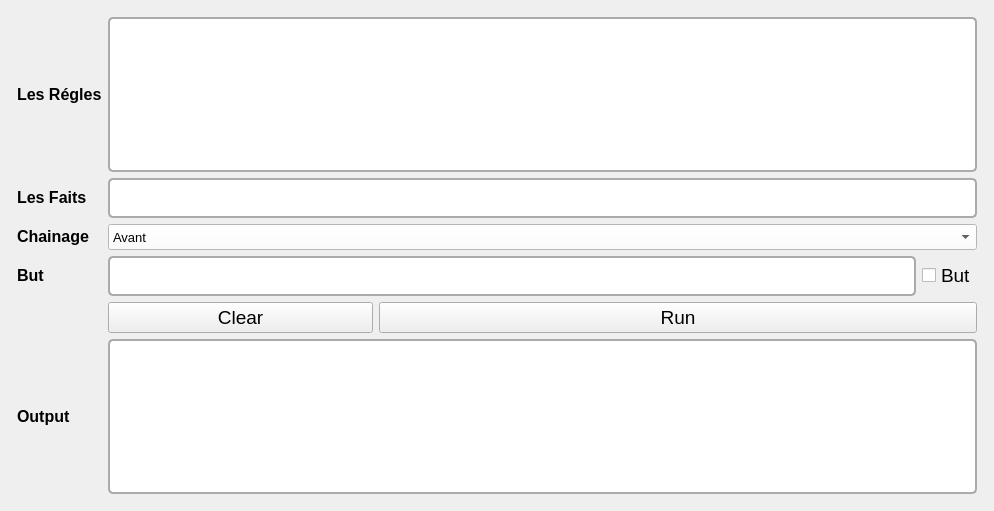
<?xml version="1.0" encoding="UTF-8"?>
<ui version="4.0">
 <class>MainWindow</class>
 <widget class="QMainWindow" name="MainWindow">
  <property name="geometry">
   <rect>
    <x>0</x>
    <y>0</y>
    <width>994</width>
    <height>511</height>
   </rect>
  </property>
  <property name="font">
   <font>
    <family>Tahoma</family>
    <pointsize>14</pointsize>
   </font>
  </property>
  <property name="windowTitle">
   <string>MainWindow</string>
  </property>
  <property name="toolTip">
   <string>&lt;html&gt;&lt;head/&gt;&lt;body&gt;&lt;p&gt;&lt;br/&gt;&lt;/p&gt;&lt;/body&gt;&lt;/html&gt;
            </string>
  </property>
  <property name="styleSheet">
   <string notr="true"/>
  </property>
  <widget class="QWidget" name="centralwidget">
   <layout class="QGridLayout" name="gridLayout">
    <item row="4" column="1">
     <widget class="QLabel" name="label">
      <property name="sizePolicy">
       <sizepolicy hsizetype="Fixed" vsizetype="Preferred">
        <horstretch>0</horstretch>
        <verstretch>0</verstretch>
       </sizepolicy>
      </property>
      <property name="font">
       <font>
        <family>Tahoma</family>
        <pointsize>12</pointsize>
       </font>
      </property>
      <property name="text">
       <string>&lt;html&gt;&lt;head/&gt;&lt;body&gt;&lt;p&gt;&lt;span style=&quot; font-weight:600;&quot;&gt;Les Faits&lt;/span&gt;&lt;/p&gt;&lt;/body&gt;&lt;/html&gt;</string>
      </property>
     </widget>
    </item>
    <item row="6" column="1">
     <widget class="QLabel" name="label_3">
      <property name="sizePolicy">
       <sizepolicy hsizetype="Fixed" vsizetype="Preferred">
        <horstretch>0</horstretch>
        <verstretch>0</verstretch>
       </sizepolicy>
      </property>
      <property name="font">
       <font>
        <family>Tahoma</family>
        <pointsize>12</pointsize>
       </font>
      </property>
      <property name="text">
       <string>&lt;html&gt;&lt;head/&gt;&lt;body&gt;&lt;p&gt;&lt;span style=&quot; font-weight:600;&quot;&gt;Chainage&lt;/span&gt;&lt;/p&gt;&lt;/body&gt;&lt;/html&gt;</string>
      </property>
     </widget>
    </item>
    <item row="14" column="2">
     <spacer name="verticalSpacer">
      <property name="orientation">
       <enum>Qt::Vertical</enum>
      </property>
      <property name="sizeType">
       <enum>QSizePolicy::Fixed</enum>
      </property>
      <property name="sizeHint" stdset="0">
       <size>
        <width>20</width>
        <height>8</height>
       </size>
      </property>
     </spacer>
    </item>
    <item row="7" column="1">
     <widget class="QLabel" name="goal_label">
      <property name="sizePolicy">
       <sizepolicy hsizetype="Fixed" vsizetype="Preferred">
        <horstretch>0</horstretch>
        <verstretch>0</verstretch>
       </sizepolicy>
      </property>
      <property name="text">
       <string>&lt;html&gt;&lt;head/&gt;&lt;body&gt;&lt;p&gt;&lt;span style=&quot; font-size:12pt; font-weight:600;&quot;&gt;But&lt;/span&gt;&lt;/p&gt;&lt;/body&gt;&lt;/html&gt;</string>
      </property>
     </widget>
    </item>
    <item row="0" column="2">
     <spacer name="verticalSpacer_2">
      <property name="orientation">
       <enum>Qt::Vertical</enum>
      </property>
      <property name="sizeType">
       <enum>QSizePolicy::Fixed</enum>
      </property>
      <property name="sizeHint" stdset="0">
       <size>
        <width>20</width>
        <height>8</height>
       </size>
      </property>
     </spacer>
    </item>
    <item row="1" column="2" colspan="4">
     <widget class="QTextEdit" name="rules">
      <property name="minimumSize">
       <size>
        <width>700</width>
        <height>0</height>
       </size>
      </property>
      <property name="styleSheet">
       <string notr="true">background-color:#fff;
                                color: rgb(0, 0, 0);
                                font: 12pt &quot;Tahoma&quot;;
                                border-radius: 5px;
                                border:2px solid #aaa;
                            </string>
      </property>
     </widget>
    </item>
    <item row="1" column="1">
     <widget class="QLabel" name="label_2">
      <property name="sizePolicy">
       <sizepolicy hsizetype="Fixed" vsizetype="Preferred">
        <horstretch>0</horstretch>
        <verstretch>0</verstretch>
       </sizepolicy>
      </property>
      <property name="font">
       <font>
        <family>Tahoma</family>
        <pointsize>12</pointsize>
       </font>
      </property>
      <property name="text">
       <string>&lt;html&gt;&lt;head/&gt;&lt;body&gt;&lt;p&gt;&lt;span style=&quot; font-weight:600;&quot;&gt;Les Régles&lt;/span&gt;&lt;/p&gt;&lt;/body&gt;&lt;/html&gt;</string>
      </property>
     </widget>
    </item>
    <item row="4" column="0">
     <spacer name="horizontalSpacer_2">
      <property name="orientation">
       <enum>Qt::Horizontal</enum>
      </property>
      <property name="sizeType">
       <enum>QSizePolicy::Fixed</enum>
      </property>
      <property name="sizeHint" stdset="0">
       <size>
        <width>8</width>
        <height>20</height>
       </size>
      </property>
     </spacer>
    </item>
    <item row="13" column="1">
     <widget class="QLabel" name="label_4">
      <property name="sizePolicy">
       <sizepolicy hsizetype="Fixed" vsizetype="Preferred">
        <horstretch>0</horstretch>
        <verstretch>0</verstretch>
       </sizepolicy>
      </property>
      <property name="text">
       <string>&lt;html&gt;&lt;head/&gt;&lt;body&gt;&lt;p&gt;&lt;span style=&quot; font-size:12pt; font-weight:600;&quot;&gt;Output&lt;/span&gt;&lt;/p&gt;&lt;/body&gt;&lt;/html&gt;</string>
      </property>
     </widget>
    </item>
    <item row="4" column="2" colspan="4">
     <widget class="QTextEdit" name="facts">
      <property name="maximumSize">
       <size>
        <width>16777215</width>
        <height>40</height>
       </size>
      </property>
      <property name="whatsThis">
       <string>&lt;html&gt;&lt;head/&gt;&lt;body&gt;&lt;p&gt;#eee&lt;/p&gt;&lt;/body&gt;&lt;/html&gt;</string>
      </property>
      <property name="styleSheet">
       <string notr="true">background-color:#fff;
                                color: rgb(0, 0, 0);
                                font: 12pt &quot;Tahoma&quot;;
                                border-radius: 5px;
                                border:2px solid #aaa;
                            </string>
      </property>
      <property name="frameShape">
       <enum>QFrame::StyledPanel</enum>
      </property>
      <property name="frameShadow">
       <enum>QFrame::Sunken</enum>
      </property>
     </widget>
    </item>
    <item row="6" column="2" colspan="4">
     <widget class="QComboBox" name="type_chainage">
      <property name="enabled">
       <bool>true</bool>
      </property>
      <property name="sizePolicy">
       <sizepolicy hsizetype="Preferred" vsizetype="Preferred">
        <horstretch>0</horstretch>
        <verstretch>0</verstretch>
       </sizepolicy>
      </property>
      <property name="minimumSize">
       <size>
        <width>0</width>
        <height>26</height>
       </size>
      </property>
      <property name="font">
       <font>
        <family>Tahoma</family>
        <pointsize>10</pointsize>
       </font>
      </property>
      <property name="styleSheet">
       <string notr="true">background-color:#fff;</string>
      </property>
      <item>
       <property name="text">
        <string>Avant</string>
       </property>
      </item>
      <item>
       <property name="text">
        <string>Arriere</string>
       </property>
      </item>
     </widget>
    </item>
    <item row="7" column="6">
     <spacer name="horizontalSpacer">
      <property name="orientation">
       <enum>Qt::Horizontal</enum>
      </property>
      <property name="sizeType">
       <enum>QSizePolicy::Fixed</enum>
      </property>
      <property name="sizeHint" stdset="0">
       <size>
        <width>8</width>
        <height>20</height>
       </size>
      </property>
     </spacer>
    </item>
    <item row="7" column="5">
     <widget class="QCheckBox" name="checkBox">
      <property name="sizePolicy">
       <sizepolicy hsizetype="Maximum" vsizetype="Fixed">
        <horstretch>0</horstretch>
        <verstretch>0</verstretch>
       </sizepolicy>
      </property>
      <property name="text">
       <string>But</string>
      </property>
     </widget>
    </item>
    <item row="7" column="2" colspan="3">
     <widget class="QTextEdit" name="goal_input">
      <property name="maximumSize">
       <size>
        <width>16777215</width>
        <height>40</height>
       </size>
      </property>
      <property name="whatsThis">
       <string>&lt;html&gt;&lt;head/&gt;&lt;body&gt;&lt;p&gt;#eee&lt;/p&gt;&lt;/body&gt;&lt;/html&gt;</string>
      </property>
      <property name="styleSheet">
       <string notr="true">background-color:#fff;
                                color: rgb(0, 0, 0);
                                font: 12pt &quot;Tahoma&quot;;
                                border-radius: 5px;
                                border:2px solid #aaa;
                            </string>
      </property>
     </widget>
    </item>
    <item row="13" column="2" colspan="4">
     <widget class="QTextEdit" name="output">
      <property name="font">
       <font>
        <family>Tahoma</family>
        <pointsize>12</pointsize>
        <weight>50</weight>
        <italic>false</italic>
        <bold>false</bold>
       </font>
      </property>
      <property name="styleSheet">
       <string notr="true">background-color:#fff;
                                color: rgb(0, 0, 0);
                                font: 12pt &quot;Tahoma&quot;;
                                border-radius: 5px;
                                border:2px solid #aaa;
                            </string>
      </property>
     </widget>
    </item>
    <item row="12" column="2">
     <widget class="QPushButton" name="clear_btn">
      <property name="text">
       <string>Clear</string>
      </property>
     </widget>
    </item>
    <item row="12" column="3" colspan="3">
     <widget class="QPushButton" name="run">
      <property name="font">
       <font>
        <family>Tahoma</family>
        <pointsize>14</pointsize>
       </font>
      </property>
      <property name="styleSheet">
       <string notr="true"/>
      </property>
      <property name="text">
       <string>Run</string>
      </property>
     </widget>
    </item>
   </layout>
  </widget>
 </widget>
 <resources/>
 <connections/>
</ui>
